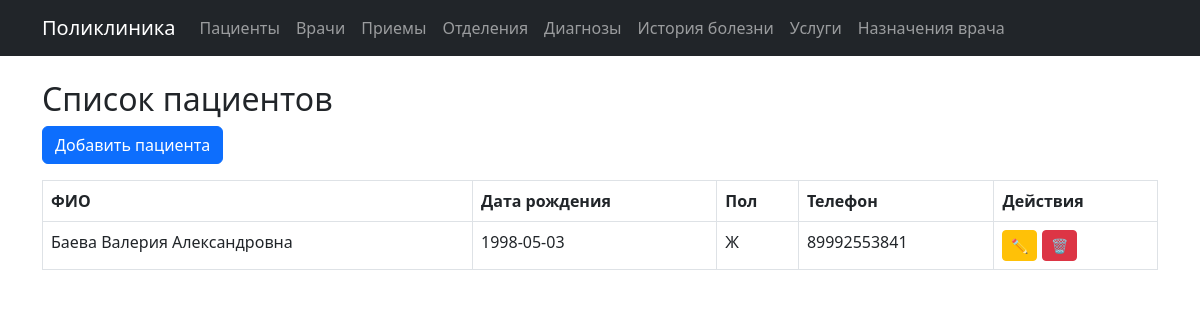
Before: /patients with the older database file.
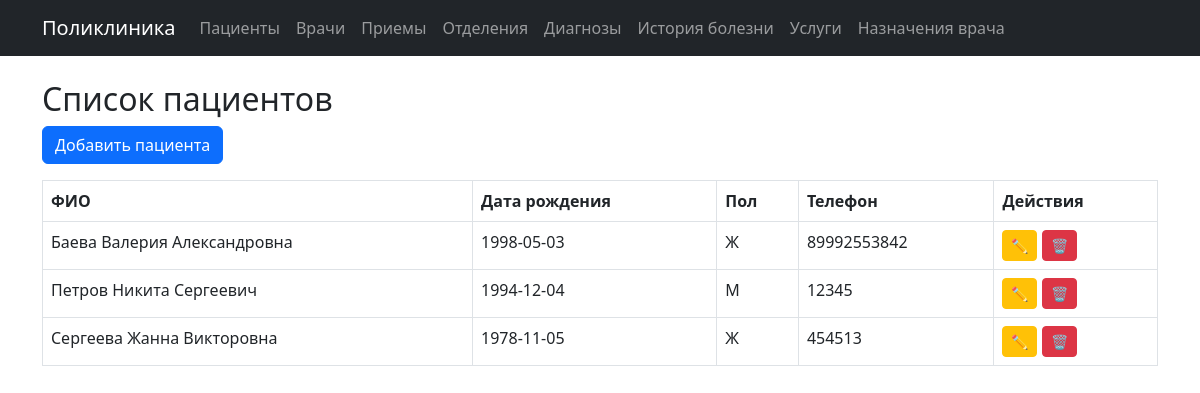
After: the same page with the newer database file.
### models.py (models this page shows)
class Patient(db.Model):
    __tablename__ = 'patients'
    id = db.Column(db.Integer, primary_key=True)
    full_name = db.Column(db.String(100), nullable=False)
    birth_date = db.Column(db.Date)
    gender = db.Column(db.String(10))
    phone = db.Column(db.String(20))
    address = db.Column(db.Text)
    insurance_number = db.Column(db.String(30))
    appointments = db.relationship('Appointment', backref='patient', lazy=True)
    medical_records = db.relationship('MedicalRecord', backref='patient', lazy=True)

### modules/patients.py (the view)
@patients_bp.route('/patients')
def list_patients():
    patients = Patient.query.all()
    return render_template('patients/list.html', patients=patients)

### templates/patients/list.html
{% extends "index.html" %}
{% block content %}
<h2>Список пациентов</h2>
<a href="/patients/new" class="btn btn-primary mb-3">Добавить пациента</a>
<table class="table table-bordered">
    <thead>
        <tr>
            <th>ФИО</th>
            <th>Дата рождения</th>
            <th>Пол</th>
            <th>Телефон</th>
            <th>Действия</th>
        </tr>
    </thead>
    <tbody>
        {% for patient in patients %}
        <tr>
            <td>{{ patient.full_name }}</td>
            <td>{{ patient.birth_date }}</td>
            <td>{{ patient.gender }}</td>
            <td>{{ patient.phone }}</td>
            <td>
                <a href="/patients/{{ patient.id }}/edit" class="btn btn-warning btn-sm">✏️</a>
                <a href="/patients/{{ patient.id }}/delete" class="btn btn-danger btn-sm">🗑</a>
            </td>
        </tr>
        {% endfor %}
    </tbody>
</table>
{% endblock %}

### templates/index.html (shortened to what this page needs)
<!DOCTYPE html>
<html lang="ru">
<head>
    <link href="https://cdn.jsdelivr.net/npm/bootstrap@5.3.0/dist/css/bootstrap.min.css" rel="stylesheet">
</head>
<body>
<nav class="navbar navbar-expand-lg navbar-dark bg-dark mb-4">
    <div class="container">
        <a class="navbar-brand" href="/">Поликлиника</a>
        <div class="collapse navbar-collapse" id="mainNavbar">
            <ul class="navbar-nav">
                <li class="nav-item"><a class="nav-link" href="/patients">Пациенты</a></li>
                <li class="nav-item"><a class="nav-link" href="/doctors">Врачи</a></li>
                <li class="nav-item"><a class="nav-link" href="/appointments">Приемы</a></li>
                <li class="nav-item"><a class="nav-link" href="/departments">Отделения</a></li>
                <li class="nav-item"><a class="nav-link" href="/diagnosis">Диагнозы</a></li>
                <li class="nav-item"><a class="nav-link" href="/records">История болезни</a></li>
                <li class="nav-item"><a class="nav-link" href="/services">Услуги</a></li>
                <li class="nav-item"><a class="nav-link" href="/prescriptions">Назначения врача</a></li>
            </ul>
        </div>
    </div>
</nav>
<div class="container">
    {% block content %}{% endblock %}
</div>
</body>
</html>

Changed rows visible on the page:
changed Patient "Баева Валерия Александровна": phone "89992553841" → "89992553842"
added Patient: full_name "Петров Никита Сергеевич", birth_date "1994-12-04", gender "М", phone "12345"
added Patient: full_name "Сергеева Жанна Викторовна", birth_date "1978-11-05", gender "Ж", phone "454513"
